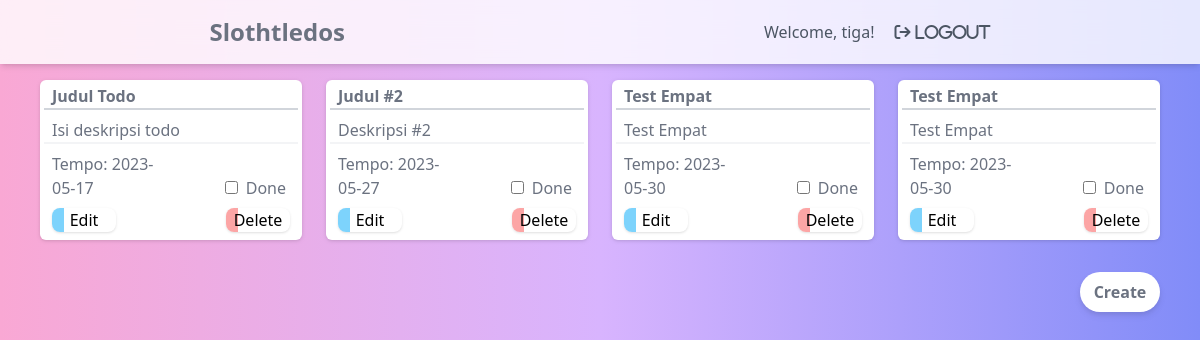
/welcome.php (signed in), run on the app's committed database.
### tables this page shows
CREATE TABLE `tasks` (
  `id` int(11) NOT NULL,
  `user_id` int(11) NOT NULL,
  `judul` text NOT NULL,
  `deskripsi` text NOT NULL,
  `tgl_tempo` date NOT NULL,
  `completed` tinyint(1) NOT NULL
);

### templates/todo.php (the view)
<?php
require "funcs/koneksi.php";
$id = $_SESSION['username'];
$query = "SELECT tasks.id, users.username, tasks.user_id, tasks.judul, tasks.deskripsi, tasks.tgl_tempo, tasks.completed FROM users INNER JOIN tasks ON users.id=tasks.user_id WHERE users.username='$id'";
$tampilNarik = mysqli_query($conn, $query);
?>
<?php
if (mysqli_num_rows($tampilNarik) >0 ) {
  foreach ($tampilNarik as $task) { ?>
    <?php $id = $task['id']; ?>
    <div
         class="task-card flex flex-col bg-white drop-shadow hover:drop-shadow-lg  rounded-md break-words">
      <div class="border-gray-300 border-b-2 border-solid flex flex-col relative m-1 px-2">
        <h2 class="task-title font-semibold">
          <?php echo $task['judul']; ?>
        </h2>
      </div>
      <div class="border-gray-100 border-b-2 border-solid flex flex-col relative px-2 m-1 inline-block align-middle">
        <p class="task-description relative">
          <?php echo $task['deskripsi']; ?>
        </p>
      </div>
      <div class="grid grid-cols-4 px-2 m-1">
        <p class="col-span-2 task-date">
          Tempo: <?php echo $task['tgl_tempo']; ?>
        </p>
        <div class="col-span-2 place-self-end float-right">
          <input id="status" class="task-completed peer/draft" type="checkbox" name="status" <?php if ($task['completed'] == '1') {
            echo 'checked';
          } else {
            echo 'unchecked';
          }?>>
          <label for="status draft" class="px-1 peer-checked:underline peer-checked:underline-offset-2 peer-checked/draft:font-semibold peer-checked/draft:transition-colors duration-300 peer-checked/draft:ease-in-out peer-checked/draft:bg-sky-300">
            <span>Done</span>
          </label>
        </div>
      </div>
      <div class="px-2 m-1 mb-2">
        <button id="open-modal" type="button" class="group relative w-16 overflow-hidden rounded-lg bg-white shadow" onclick="editTask(<?php echo $id; ?>)" data-task-id="<?php echo $id; ?>">
          <div class="absolute inset-0 w-3 bg-sky-300 transition-all duration-[250ms] ease-out group-hover:w-full"></div>
          <span class="relative text-black group-hover:text-white">Edit</span>
        </button>
        <button class="delete-btn group relative w-16 overflow-hidden rounded-lg bg-white shadow float-right" x-data @click="hapusTask(<?php echo $task['id']; ?>)">
          <div class="absolute inset-0 w-3 bg-red-300 transition-all duration-[250ms] ease-out group-hover:w-full"></div>
          <span class="relative text-black group-hover:text-white">Delete</span>
        </button>
      </div>
    </div>
  <?php }
} else {
  echo "<span>Daftar Dulu</span>"; ?>
<?php } ?>

### welcome.php (shortened to what this page needs)
<!doctype html>
<html lang="en">
<head>
  <?php include "templates/head.php"; ?>
</head>
<body class="antialiased bg-gradient-to-r from-pink-300 via-purple-300 to-indigo-400 font-light text-gray-500"
      x-data="{ 'showModal': false }">
<nav class="flex justify-around py-4 bg-white/80 backdrop-blur-md shadow-md w-full fixed top-0 left-0 right-0 z-10">
  <?php include "templates/navbarlogged.php"; ?>
</nav>
<main class="px-10 py-20">
  <div id="task-list" class="grid grid-cols-1 sm:grid-cols-2 md:grid-cols-4 gap-x-6 gap-y-10">
    <?php include "templates/todo.php"; ?>
  </div>
  <div class="flex flex-col justify-end items-end fixed select-none sticky">
    <div class="absolute flex items-center justify-center align-middle top-8">
      <button class="drop-shadow-md bg-white h-10 w-20 rounded-full align-middle font-semibold" x-data
              @click="$dispatch('toggle-create-modal')"
      >
        Create
      </button>
    </div>
  </div>
</main>
<?php include "templates/js.php"; ?>
</body>
</html>

### templates/head.php (shortened to what this page needs)
<link rel="stylesheet" href="./assets/css/all.min.css"/>
<link rel="stylesheet" href="./assets/css/fontawesome.min.css"/>

### templates/navbarlogged.php (shortened to what this page needs)
<div class="flex items-center">
    <a class="cursor-pointer">
        <h3 class="text-2xl font-medium font-semibold">
            Slothtledos
        </h3>
    </a>
</div>
<div class="flex items-center space-x-5">
    <a class="flex text-gray-600 hover:text-blue-500 cursor-pointer transition-colors duration-300">
        <span>
            <?php echo "<h3>Welcome, <strong>" . $_SESSION['username'] ."!". "</strong></h3>"; ?>
        </span>
    </a>
    <a class="flex text-gray-600 hover:text-blue-500 cursor-pointer transition-colors duration-300" href="./funcs/logout.php">
        <i class="fa-solid fa-arrow-right-from-bracket"> Logout</i>
    </a>
</div>

### templates/js.php (shortened to what this page needs)
<script src="https://cdn.tailwindcss.com"></script>

### data on the page
tasks: judul "Judul Todo", deskripsi "Isi deskripsi todo", tgl_tempo "2023-05-17"
tasks: judul "Judul #2", deskripsi "Deskripsi #2", tgl_tempo "2023-05-27"
tasks: judul "Test Empat", deskripsi "Test Empat", tgl_tempo "2023-05-30"
tasks: judul "Test Empat", deskripsi "Test Empat", tgl_tempo "2023-05-30"

### other printed values
$_SESSION['username'] "tiga"
